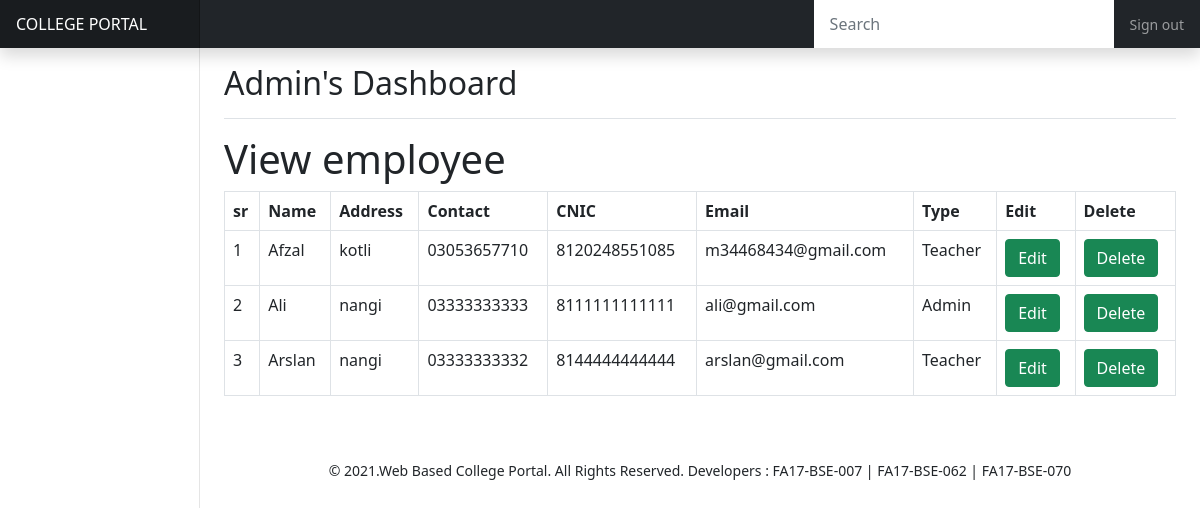
Page /admin_view_employee.php on the committed database.
### tables this page shows
CREATE TABLE `employee` (
  `id` int(11) NOT NULL,
  `name` varchar(200) NOT NULL,
  `email` varchar(200) NOT NULL,
  `password` varchar(200) NOT NULL,
  `address` varchar(200) NOT NULL,
  `cnic` varchar(200) NOT NULL,
  `contact` varchar(200) NOT NULL,
  `gender` varchar(200) NOT NULL,
  `type` varchar(122) NOT NULL
);

### admin_view_employee.php (the view, shortened to what this page needs)
<?php
include ('config.php');
$query = "SELECT * FROM employee";
$result = mysqli_query($connection,$query);
?>
<html>
  <head>
    <link href="css/bootstrap.css" rel="stylesheet">
    <link href="css/dashboard.css" rel="stylesheet">
    <link href="css/style.css" rel="stylesheet">
  </head>
  <body>
     <?php
  include('backend_header.php');
  ?>
    <div class="container-fluid">
      <div class="row">
        <?php
  include('navbar.php');
  ?>
        <main class="col-md-9 ms-sm-auto col-lg-10 px-md-4">
          <div class="d-flex justify-content-between flex-wrap flex-md-nowrap align-items-center pt-3 pb-2 mb-3 border-bottom">
            <h1 class="h2">Admin's Dashboard</h1>
          </div>
           <h1>View employee</h1>
            <form>
          <table class="table table-hover table-bordered">
              <thead>
                <tr>
                  <th>sr</th>
                  <th>Name</th>
                  <th>Address</th>
                  <th>Contact</th>
                  <th>CNIC</th>
                  <th>Email</th>
                  <th>Type</th>
                  <th>Edit</th>
                  <th>Delete</th>
                </tr>
              </thead>
              <tbody>
                 <?php while($row = mysqli_fetch_array($result)) { ?>
                <tr>
                    <td><?php echo $row['id'];?></td>
                    <td><?php echo $row['name'];?></td>
                    <td><?php echo $row['address'];?></td>
                    <td><?php echo $row['contact'];?></td>
                    <td><?php echo $row['cnic'];?></td>
                    <td><?php echo $row['email'];?></td>
                    <td><?php echo $row['type'];?></td>
                      <td><a target="_blank" href="admin_edit_employee.php?id=<?php echo $row['id'] ?>" class="btn btn-success" >Edit</a>
                     </td>
                      <td><input type="submit" value="Delete" class="btn btn-success" id=""/>
                     </td>
                  </tr>
                   <?php } ?>
              </tbody>
          </table>
            </form>
           <?php
  include('backend_footer.php');
  ?>
        </main>
      </div>
      </div>
  </body>
</html>

### CSS/dashboard.css (style rules this page uses)
body { font-size: .875rem; }

### rows in the picture
employee: id "1", name "Afzal", address "kotli", contact "03053657710", cnic "8120248551085", email "m34468434@gmail.com", type "Teacher"
employee: id "2", name "Ali", address "nangi", contact "03333333333", cnic "8111111111111", email "ali@gmail.com", type "Admin"
employee: id "3", name "Arslan", address "nangi", contact "03333333332", cnic "8144444444444", email "arslan@gmail.com", type "Teacher"
